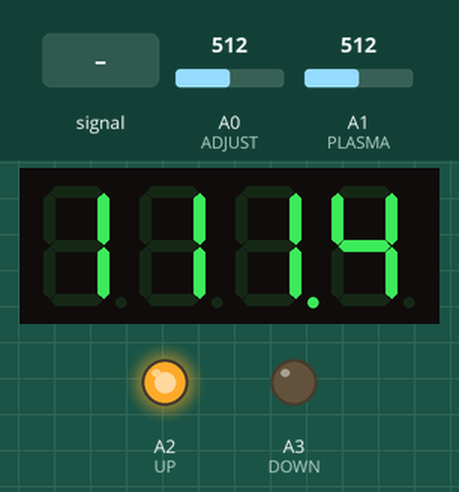
This sketch was run on a simulated Arduino Uno, built with avr-gcc and run on an emulated ATmega328P. Shown: 4-digit seven-segment display, output pins drawn as LEDs (lit = HIGH). The test bench sets the inputs (shaded band); at power-on: A1 (PLASMA) = 512, A0 (ADJUST) = 512.

Above: at 6.8 s.
6.9 s: A1 (PLASMA) fed a 200 Hz sine of ±460 counts around its level
At 7.07 s:
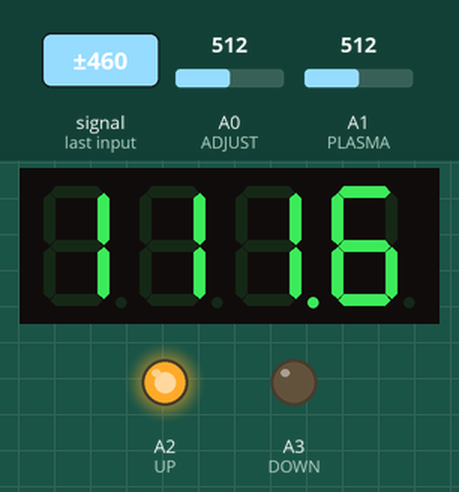
8.4 s: A1 (PLASMA) set to 490
At 10.0 s:
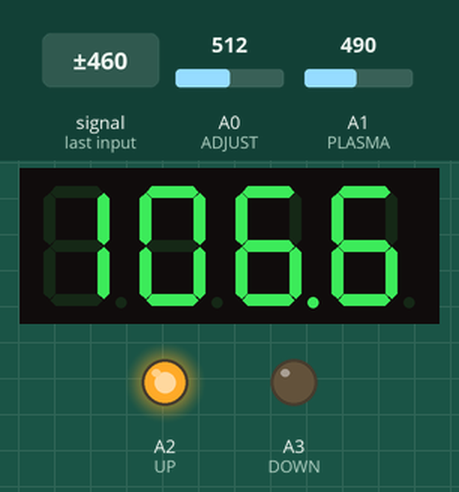
10.3 s: A1 (PLASMA) set to 582
At 11.8 s:
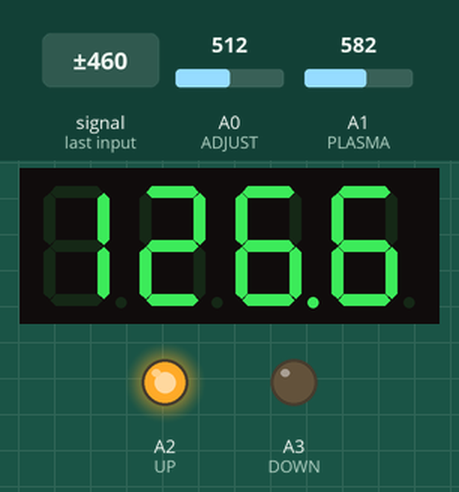
12.1 s: A1 (PLASMA) set to 592
At 13.9 s:
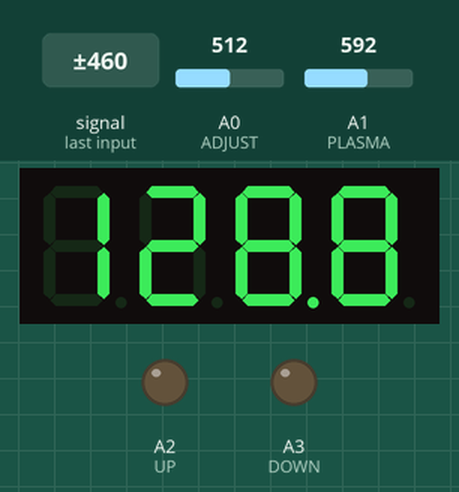
Timing chart, 0 to 15.1 s (numbered marks = the images above; inputs shaded):
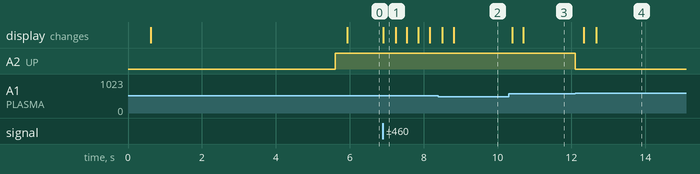

The sketch:

thc.ino
```cpp
// (licence header left out)
// Need this for my common-cathod sevseg LCD.
// The pins follow the schematic and were picked to try to make it lay out nicely.
#include <SevSeg.h>

SevSeg sevseg;
byte numDigits = 4;
byte digitPins[4] = {12, 10, 9, 2};
byte segmentPins[8] = {13, 8, 4, 6, 7, 11, 3, 5};

// Setting the scale for the converting analogRead values to volts.
// 4.450 AREF voltage * 50 built-in voltage divider / 1023 resolution = 0.21749755 ADC counts per volt
// As far as I can tell, the arithmetic below *does* get optimized out by the compiler.
#define SCALE (4.450*50/1023)

// Threshold in ADC counts for when we say the torch is out of range.
// Multiply by SCALE for the threshold in volts.
// FYI: Some degree of buffer is needed to prevent awful see-sawing.
#define THRESH 5

// Adjustment range for the knob.
#define MINSET 110
#define MAXSET 150

// Naming other pins.
#define ADJUST A0
#define PLASMA A1
#define UP A2
#define DOWN A3

#define BUFSIZE 512  // Would technically let us do running averages up to BUFSIZE samples. In testing, shorter averages seemed better.
#define SAMP 16  // Use this many samples in the average; must be a power of 2 and no larger than BUFSIZE.
#define DISP 1024 // The number of samples to use in calculating a slower average for the display. Must also be a power of 2.

unsigned int shift = 0;

unsigned int values[BUFSIZE] = {0}; // buffer for ADC reads
unsigned long total = 0; // for keeping a rolling total of the buffer
unsigned long disp = 0;  // for separately tracking ADC reads for the display
unsigned long target = 0; // voltage target, in ADC counts

// for tracking when to set opto pins
int diff = 0;
int mean = 0;
int mode = -1;

// generic temp vars
unsigned long tmp = 0;
float ftmp = 0;
float ftmp2 = 0;

// generic looping vars
int i = 0;
int j = 0;

// for the startup adjustment period
unsigned long timelimit = 0;
unsigned long ms = 0;


void setup() {

  // The usual.
  pinMode(ADJUST, INPUT);
  pinMode(PLASMA, INPUT);
  pinMode(UP, OUTPUT);
  pinMode(DOWN, OUTPUT);

  // Set the reference voltage to the external linear regulator
  // Do a few throwaway reads so the ADC stabilizes, as recommended by the docs.
  analogReference(EXTERNAL);
  analogRead(PLASMA); analogRead(PLASMA); analogRead(PLASMA); analogRead(PLASMA); analogRead(PLASMA);

  // We need to calculate how big the shift must be, for a given sample size.
  // Since we are using bitshifting instead of division, I'm using a != here,
  // so your shit will be totally broke if you don't set SAMP to a power of 2.
  while((1 << shift) != SAMP)
    shift++;

  // Set up the LCD. Set an easily identifiable string (looks like "ABCD" all caps)
  // and show it for a moment. This makes it easy to see when the arduino reboots.
  sevseg.begin(COMMON_CATHODE, numDigits, digitPins, segmentPins, 0, 0, 1);
  sevseg.setBrightness(50);
  sevseg.setChars("a8c0");
  for (i = 0; i < 500; i++) {
    sevseg.refreshDisplay();
    delay(1);
  }

  // Now enter the period where you can set the voltage via the potentiomenter.
  // Default 5s period, plus an extension 2s as long as you keep adjusting it.
  // By fixing this after boot, we save cycles from needing to do two ADC reads per loop(),
  // avoid any nonsense from potentiometer drift, and don't need to think about the
  // capacitance of the ADC muxer.
  i=0;
  ms = millis();
  timelimit = ms + 5000;

  while (ms < timelimit) {
    tmp = analogRead(ADJUST);

    // Keep a rotating total, buffer, and average.  Since this value only moves
    // a small amount due to noise in the AREF voltage and the physical
    // potentiometer itself, 10 samples is fine.
    total = total + tmp - values[i];
    values[i] = tmp;
    target = total / 10;

    // Calculate the setpoint, based on min/max, and chop it to one decimal point.
    ftmp2 = MINSET + ((MAXSET-MINSET) * (target/1023.0));
    ftmp2 = ((int) (ftmp2*10))/10.0;

    if (ftmp != ftmp2) {
      ftmp = ftmp2;
      timelimit = max(timelimit, ms + 2000);
      sevseg.setNumber(ftmp, 1);
    }

    i = (i + 1) % 10;
    ms = millis();

    // Need to continuously refresh the display for it to stay lit.
    sevseg.refreshDisplay();
  }

  // Convert the voltage target back into an int, for ADC comparison, with the scale the plasma pin uses.
  target = ftmp / SCALE;

  // Before carrying on, we now reset some of those variables.
  for (i = 0; i < BUFSIZE; i++)
    values[i] = 0;

  total = 0;
  i = 0;
  j = 1; // Keeps display from triggering until we've done BUFSIZE samples.
}


void loop() {

  tmp = analogRead(PLASMA);
  disp += tmp; // non-rolling tally for the lower sample rate display

  // Rolling window for a smaller sample
  total = total + tmp - values[i];
  values[i] = tmp;

  // This mean truncates downwards. Oh well. At least it's fast.
  mean = total >> shift;
  diff = mean - target;

  // If the mean is very low, then the plasma is turned off - it's just ADC
  // noise you're seeing and it and should be ignored.
  // This effectively checks if it's less than 2^4, ie. 16 counts, or ~3V with my scale factor.
  if (!(mean>>4)) {
      mode = 0;
      digitalWrite(UP, 0);
      digitalWrite(DOWN, 0);
  }

  // Otherwise, set pins as per reading.
  // Set 0's first to turn off one direction before turning on reverse.
  // We should never have both the UP and DOWN pins set to 1 - that would be nonsense.
  // Checking for current setting before flipping saves a few cycles.
  else if (diff > THRESH) {
    if (mode != 2) {
      mode = 2;
      digitalWrite(UP, 0);
      digitalWrite(DOWN, 1);
    }
  }

  else if (diff < -THRESH) {
    if (mode != 1) {
      mode = 1;
      digitalWrite(DOWN, 0);
      digitalWrite(UP, 1);
    }
  }

  else {
      mode = 0;
      digitalWrite(UP, 0);
      digitalWrite(DOWN, 0);
  }


  // Every DISP reads, update what's displayed on the screen with a slower average.
  // This would be roughly 5 or 6 times per second at our current speeds.
  if (!j) {
    sevseg.setNumber((float) ((disp / DISP) * SCALE), 1);
    disp = 0;
  }

  // Need this to keep the display lit up.
  sevseg.refreshDisplay();

  // Faster than modular arithmetic, by far. Doing that drops us down to ~3kS/sec.
  i = (i + 1) & (SAMP - 1);
  j = (j + 1) & (DISP - 1);
}
```

Measured:
- the behaviour switches between 591 and 592 on A1 (PLASMA) (found by bisection; images 3 and 4)
- after the input at 6.9 s, the display: changes at once (image 1)
- after the input at 10.3 s, the display: first changes after 0.10 s (image 3 shows a later state)
- after the input at 12.1 s, A2 (UP): HIGH → LOW at once; the display: first changes after 0.23 s (image 4 shows a later state)
